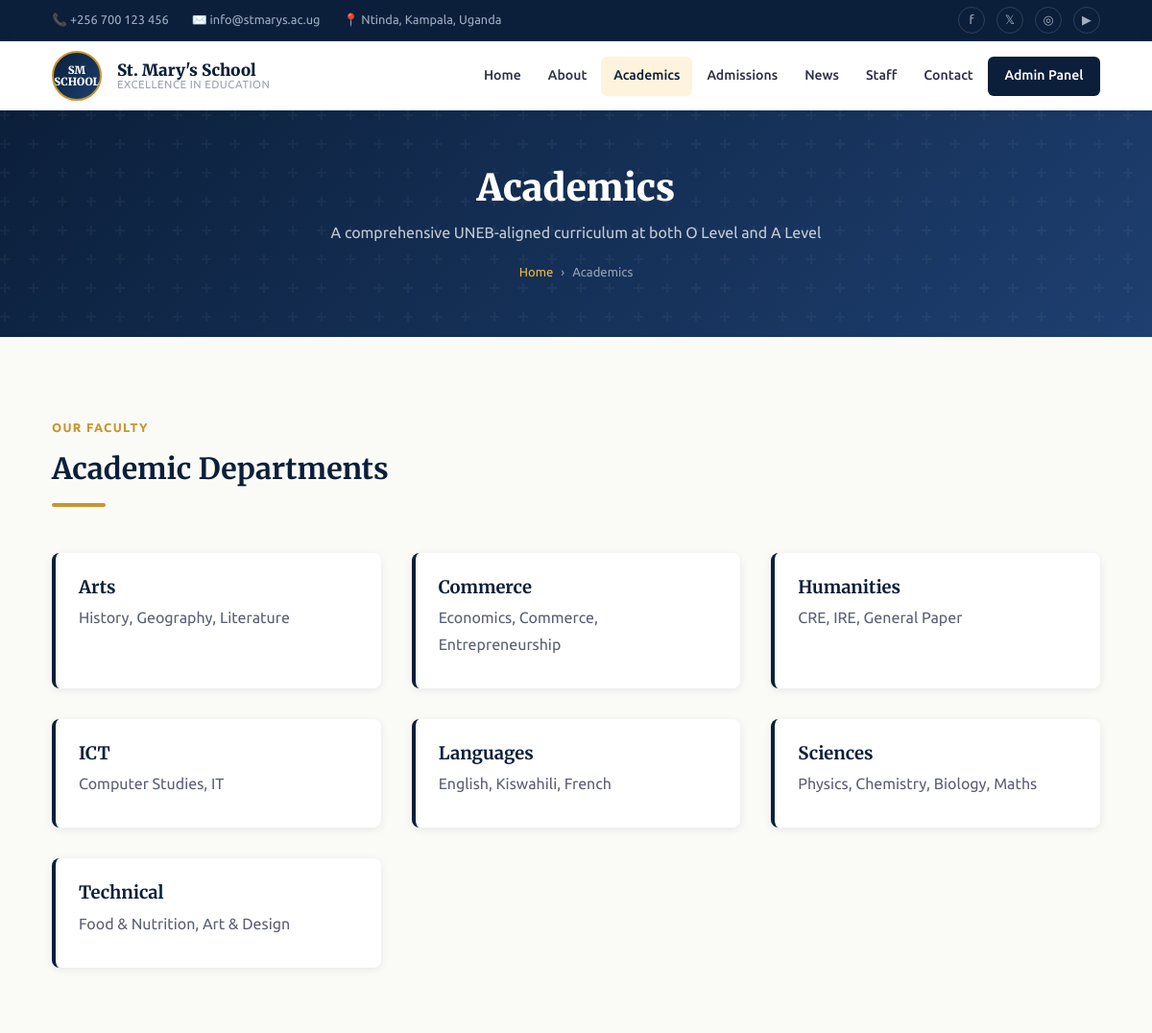
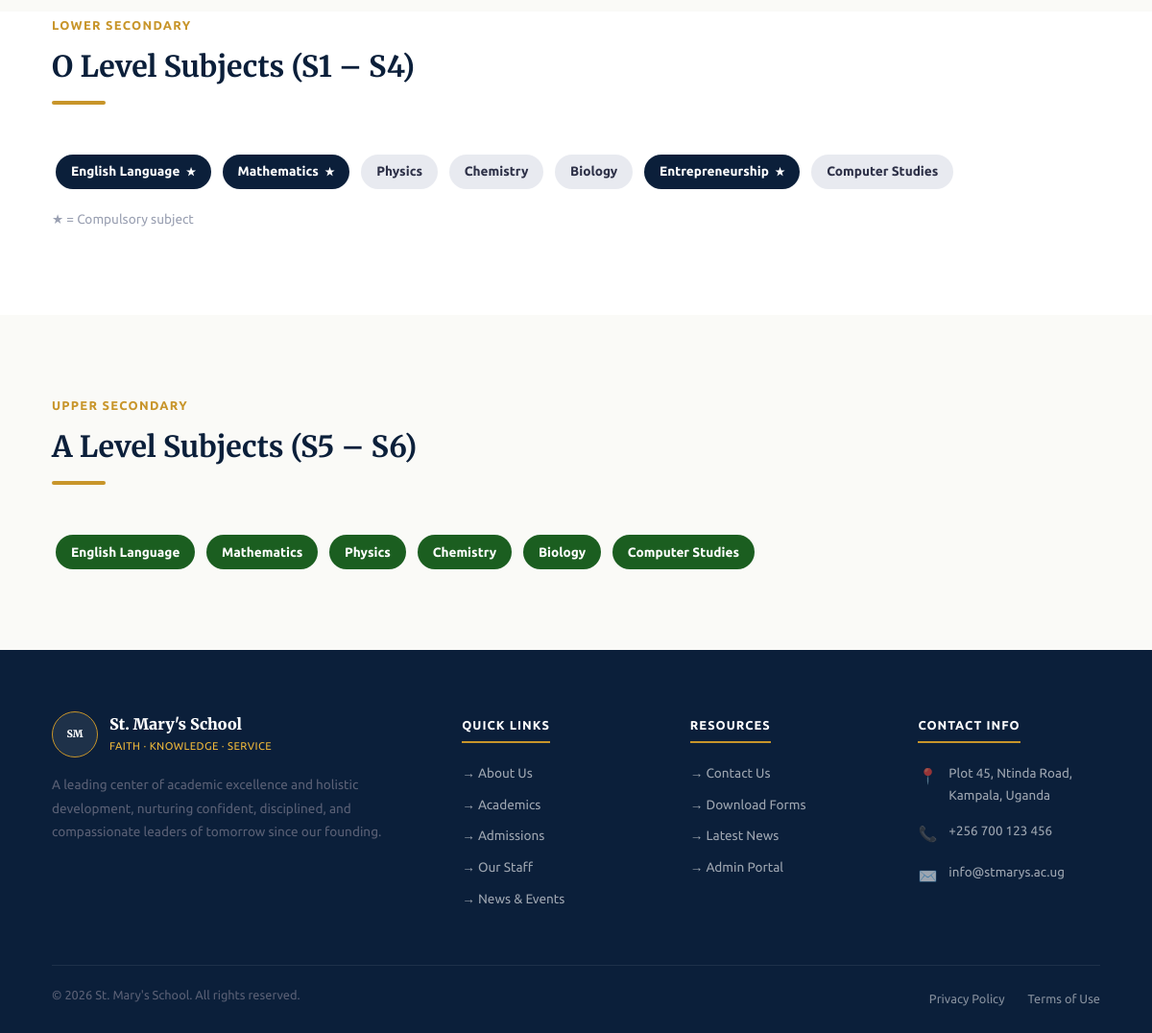
The page /academics.php on the database its author committed (2 pictures, top to bottom).
### tables this page shows
CREATE TABLE IF NOT EXISTS departments (
    id           INT UNSIGNED AUTO_INCREMENT PRIMARY KEY,
    name         VARCHAR(150) NOT NULL UNIQUE,
    description  TEXT,
    head_of_dept VARCHAR(200),
    created_at   TIMESTAMP DEFAULT CURRENT_TIMESTAMP
);

CREATE TABLE IF NOT EXISTS subjects (
    id            INT UNSIGNED AUTO_INCREMENT PRIMARY KEY,
    department_id INT UNSIGNED,
    name          VARCHAR(150) NOT NULL,
    level         SET('O_LEVEL','A_LEVEL') NOT NULL,
    is_compulsory TINYINT(1) DEFAULT 0,
    description   TEXT,
    sort_order    SMALLINT DEFAULT 0,
    FOREIGN KEY (department_id) REFERENCES departments(id) ON DELETE SET NULL
);

### includes/functions.php (called while the page is built, shortened)
<?php
function getAllDepartments($pdo) {
    $stmt = $pdo->prepare('SELECT * FROM departments ORDER BY name ASC');
    $stmt->execute();
    return $stmt->fetchAll();
}
function getSubjectsByLevel($pdo, $level) {
    $stmt = $pdo->prepare(
        "SELECT * FROM subjects WHERE FIND_IN_SET(?, level) ORDER BY sort_order ASC"
    );
    $stmt->execute([$level]);
    return $stmt->fetchAll();
}
?>

### academics.php (the view, shortened to what this page needs)
<?php
require_once 'config/database.php';
require_once 'includes/functions.php';
require_once 'includes/header.php';
$o_level_subjects = getSubjectsByLevel($pdo, 'O_LEVEL');
$a_level_subjects = getSubjectsByLevel($pdo, 'A_LEVEL');
$departments      = getAllDepartments($pdo);
?>
<section class="page-hero">
    <div class="container page-hero-content">
        <h1>Academics</h1>
        <p>A comprehensive UNEB-aligned curriculum at both O Level and A Level</p>
        <ul class="breadcrumb"><li><a href="<?php echo BASE_URL; ?>index.php">Home</a></li><li>Academics</li></ul>
    </div>
</section>
<main id="main-content">
    <section class="section">
        <div class="container">
            <div class="section-header">
                <span class="section-label">Our Faculty</span>
                <h2>Academic Departments</h2>
                <div class="divider"></div>
            </div>
            <div class="grid-3">
                <?php foreach ($departments as $dept): ?>
                <div class="dept-card">
                    <h3><?php echo htmlspecialchars($dept['name']); ?></h3>
                    <p><?php echo htmlspecialchars($dept['description']); ?></p>
                </div>
                <?php endforeach; ?>
            </div>
        </div>
    </section>
    <section class="section" style="background:var(--white); padding-top:0;">
        <div class="container">
            <div class="section-header">
                <span class="section-label">Lower Secondary</span>
                <h2>O Level Subjects (S1 &ndash; S4)</h2>
                <div class="divider"></div>
            </div>
            <div>
                <?php foreach ($o_level_subjects as $sub): ?>
                <span class="subject-pill <?php echo $sub['is_compulsory'] ? 'pill-navy' : 'pill-gray'; ?>">
                    <?php echo htmlspecialchars($sub['name']); ?>
                    <?php if ($sub['is_compulsory']): ?><small>★</small><?php endif; ?>
                </span>
                <?php endforeach; ?>
            </div>
            <p style="margin-top:1rem;font-size:.85rem;color:var(--gray-400);">★ = Compulsory subject</p>
        </div>
    </section>
    <section class="section">
        <div class="container">
            <div class="section-header">
                <span class="section-label">Upper Secondary</span>
                <h2>A Level Subjects (S5 &ndash; S6)</h2>
                <div class="divider"></div>
            </div>
            <div>
                <?php foreach ($a_level_subjects as $sub): ?>
                <span class="subject-pill pill-green"><?php echo htmlspecialchars($sub['name']); ?></span>
                <?php endforeach; ?>
            </div>
        </div>
    </section>
</main>
<?php require_once 'includes/footer.php'; ?>

### includes/header.php (shortened to what this page needs)
<?php
    $current_page = basename($_SERVER['PHP_SELF']);
?>
<!DOCTYPE html>
<html lang="en">
<head>
    <link rel="stylesheet" href="<?php echo BASE_URL; ?>assets/css/style.css">
</head>
<body>
<div class="topbar">
    <div class="container topbar-inner">
        <ul class="topbar-contact">
            <li>📞 +256 700 123 456</li>
            <li>✉️ info@stmarys.ac.ug</li>
            <li>📍 Ntinda, Kampala, Uganda</li>
        </ul>
        <ul class="topbar-social">
            <li><a href="#" aria-label="Facebook">f</a></li>
            <li><a href="#" aria-label="Twitter">𝕏</a></li>
            <li><a href="#" aria-label="Instagram">◎</a></li>
            <li><a href="#" aria-label="YouTube">▶</a></li>
        </ul>
    </div>
</div>
<nav class="main-nav">
    <div class="nav-inner">
        <a href="<?php echo BASE_URL; ?>index.php" class="nav-brand">
            <div class="nav-badge">
                <span class="nav-badge-text">SM<br>SCHOOL</span>
            </div>
            <div class="nav-brand-name">
                <span class="school-name">St. Mary's School</span>
                <span class="school-sub">Excellence in Education</span>
            </div>
        </a>
        <ul class="nav-links" id="nav-links">
            <li><a href="<?php echo BASE_URL; ?>index.php" class="<?php echo $current_page=='index.php'?'active':''; ?>">Home</a></li>
            <li><a href="<?php echo BASE_URL; ?>about.php" class="<?php echo $current_page=='about.php'?'active':''; ?>">About</a></li>
            <li><a href="<?php echo BASE_URL; ?>academics.php" class="<?php echo $current_page=='academics.php'?'active':''; ?>">Academics</a></li>
            <li><a href="<?php echo BASE_URL; ?>admissions.php" class="<?php echo $current_page=='admissions.php'?'active':''; ?>">Admissions</a></li>
            <li><a href="<?php echo BASE_URL; ?>news.php" class="<?php echo $current_page=='news.php'?'active':''; ?>">News</a></li>
            <li><a href="<?php echo BASE_URL; ?>staff.php" class="<?php echo $current_page=='staff.php'?'active':''; ?>">Staff</a></li>
            <li><a href="<?php echo BASE_URL; ?>contact.php" class="<?php echo $current_page=='contact.php'?'active':''; ?>">Contact</a></li>
            <li class="nav-admin"><a href="<?php echo BASE_URL; ?>admin/login.php">Admin Panel</a></li>
        </ul>
    </div>
</nav>

### includes/footer.php (shortened to what this page needs)
<footer class="main-footer">
    <div class="container">
        <div class="footer-grid">
            <div class="footer-col">
                <div class="footer-brand">
                    <div class="footer-badge">
                        <span style="font-family:'Merriweather',serif;font-size:.65rem;font-weight:900;color:#fff;text-align:center;line-height:1;">SM</span>
                    </div>
                    <div>
                        <div class="footer-name">St. Mary's School</div>
                        <div class="footer-motto">Faith &middot; Knowledge &middot; Service</div>
                    </div>
                </div>
                <p class="footer-desc">
                    A leading center of academic excellence and holistic development, nurturing confident, disciplined,
                    and compassionate leaders of tomorrow since our founding.
                </p>
            </div>
            <div class="footer-col">
                <h4>Quick Links</h4>
                <ul class="footer-links">
                    <li><a href="<?php echo BASE_URL; ?>about.php">→ About Us</a></li>
                    <li><a href="<?php echo BASE_URL; ?>academics.php">→ Academics</a></li>
                    <li><a href="<?php echo BASE_URL; ?>admissions.php">→ Admissions</a></li>
                    <li><a href="<?php echo BASE_URL; ?>staff.php">→ Our Staff</a></li>
                    <li><a href="<?php echo BASE_URL; ?>news.php">→ News &amp; Events</a></li>
                </ul>
            </div>
            <div class="footer-col">
                <h4>Resources</h4>
                <ul class="footer-links">
                    <li><a href="<?php echo BASE_URL; ?>contact.php">→ Contact Us</a></li>
                    <li><a href="<?php echo BASE_URL; ?>admissions.php">→ Download Forms</a></li>
                    <li><a href="<?php echo BASE_URL; ?>news.php">→ Latest News</a></li>
                    <li><a href="<?php echo BASE_URL; ?>admin/login.php">→ Admin Portal</a></li>
                </ul>
            </div>
            <div class="footer-col">
                <h4>Contact Info</h4>
                <div class="footer-contact-item">
                    <span class="footer-contact-icon">📍</span>
                    <span>Plot 45, Ntinda Road,<br>Kampala, Uganda</span>
                </div>
                <div class="footer-contact-item">
                    <span class="footer-contact-icon">📞</span>
                    <span>+256 700 123 456</span>
                </div>
                <div class="footer-contact-item">
                    <span class="footer-contact-icon">✉️</span>
                    <span>info@stmarys.ac.ug</span>
                </div>
            </div>
        </div>
        <div class="footer-bottom">
            <p>&copy; <?php echo date('Y'); ?> St. Mary's School. All rights reserved.</p>
            <ul class="footer-bottom-links">
                <li><a href="#">Privacy Policy</a></li>
                <li><a href="#">Terms of Use</a></li>
            </ul>
        </div>
    </div>
</footer>
</body>
</html>

### rows shown on the page
departments: name "Arts", description "History, Geography, Literature"
departments: name "Commerce", description "Economics, Commerce, Entrepreneurship"
departments: name "Humanities", description "CRE, IRE, General Paper"
departments: name "ICT", description "Computer Studies, IT"
departments: name "Languages", description "English, Kiswahili, French"
departments: name "Sciences", description "Physics, Chemistry, Biology, Maths"
departments: name "Technical", description "Food & Nutrition, Art & Design"
subjects: name "English Language"
subjects: name "Mathematics"
subjects: name "Physics"
subjects: name "Chemistry"
subjects: name "Biology"
subjects: name "Entrepreneurship"
subjects: name "Computer Studies"
